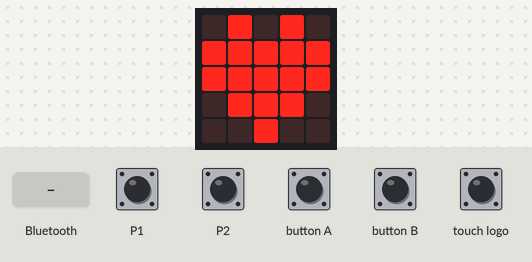
The program below on a simulated BBC micro:bit (MakeCode). Parts: the board's 5×5 LED display. Inputs (shaded band) come from the test bench. USB keyboard and mouse output is not drawn.

Above: at 1.8 s.
1.9 s: touch pin P1 pressed for 0.15 s
At 3.3 s:
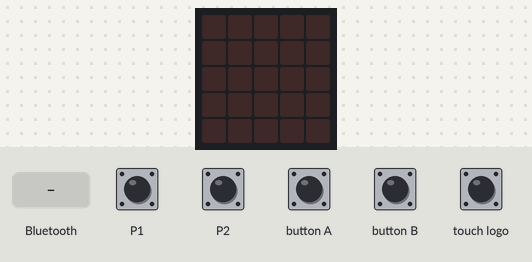
4.1 s: touch pin P2 pressed for 0.15 s
At 4.5 s:
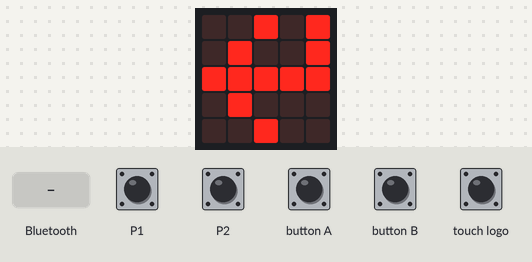
6.3 s: a phone connects over Bluetooth
At 6.7 s:
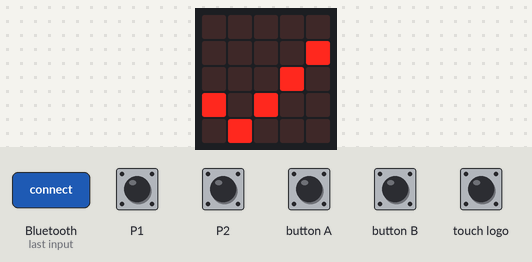
7.8 s: a phone disconnects over Bluetooth
At 9.0 s:
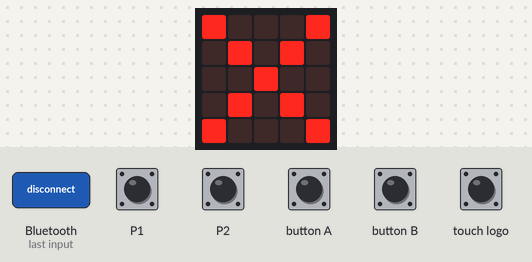
9.3 s: touch pin P1 pressed for 1 s
At 10.7 s:
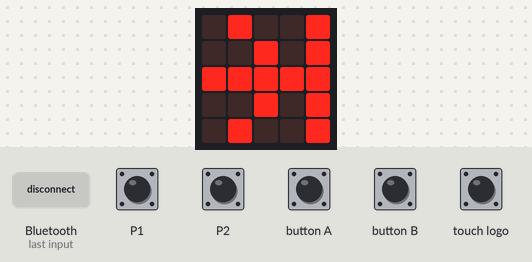
Timing chart, 0 to 12.3 s (numbered marks = the images above; inputs shaded):
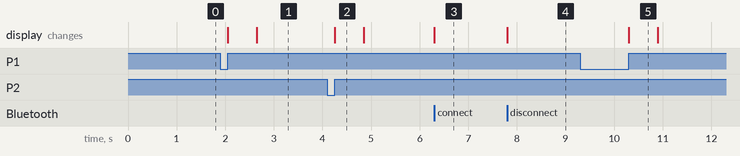

The program:

main.ts
```typescript
input.onPinReleased(TouchPin.P2, function () {
    keyboard.sendString(keyboard.keys(keyboard._Key.enter))
    basic.showLeds(`
        . . # . #
        . # . . #
        # # # # #
        . # . . .
        . . # . .
        `)
    basic.pause(200)
    basic.clearScreen()
})
input.onLogoEvent(TouchButtonEvent.LongPressed, function () {
    keyboard.sendString(keyboard.keys(keyboard._Key.enter))
    basic.showLeds(`
        . . # . #
        . # . . #
        # # # # #
        . # . . .
        . . # . .
        `)
    basic.pause(200)
    basic.clearScreen()
})
bluetooth.onBluetoothConnected(function () {
    basic.showIcon(IconNames.Yes)
})
bluetooth.onBluetoothDisconnected(function () {
    basic.showIcon(IconNames.No)
})
input.onButtonPressed(Button.A, function () {
    keyboard.sendString(keyboard.keys(keyboard._Key.tab))
    basic.showLeds(`
        . # . . #
        . . # . #
        # # # # #
        . . # . #
        . # . . #
        `)
    basic.pause(200)
    basic.clearScreen()
})
input.onLogoEvent(TouchButtonEvent.Pressed, function () {
    keyboard.sendString(keyboard.keys(keyboard._Key.tab))
    basic.showLeds(`
        . # . . #
        . . # . #
        # # # # #
        . . # . #
        . # . . #
        `)
    basic.pause(200)
    basic.clearScreen()
})
input.onButtonPressed(Button.B, function () {
    keyboard.sendString(keyboard.keys(keyboard._Key.enter))
    basic.showLeds(`
        . . # . #
        . # . . #
        # # # # #
        . # . . .
        . . # . .
        `)
    basic.pause(200)
    basic.clearScreen()
})
input.onPinReleased(TouchPin.P1, function () {
    keyboard.sendString(keyboard.keys(keyboard._Key.tab))
    basic.showLeds(`
        . # . . #
        . . # . #
        # # # # #
        . . # . #
        . # . . #
        `)
    basic.pause(200)
    basic.clearScreen()
})
keyboard.startKeyboardService()
basic.showIcon(IconNames.Heart)
```

test.ts
```typescript
// 在這裡測試；當此封包作為擴充功能時，將不會編譯此內容。
```

Measured:
- after the input at 1.9 s, the display: first changes after 0.15 s (image 1 shows a later state)
- after the input at 4.1 s, the display: changes after 0.15 s (image 2)
- after the input at 6.3 s, the display: changes at once (image 3)
- after the input at 7.8 s, the display: changes at once (image 4)
- after the input at 9.3 s, the display: changes after 1.0 s (image 5)
- what the display in image 2 shows lasts 0.6 s, from 4.3 s to 4.9 s
